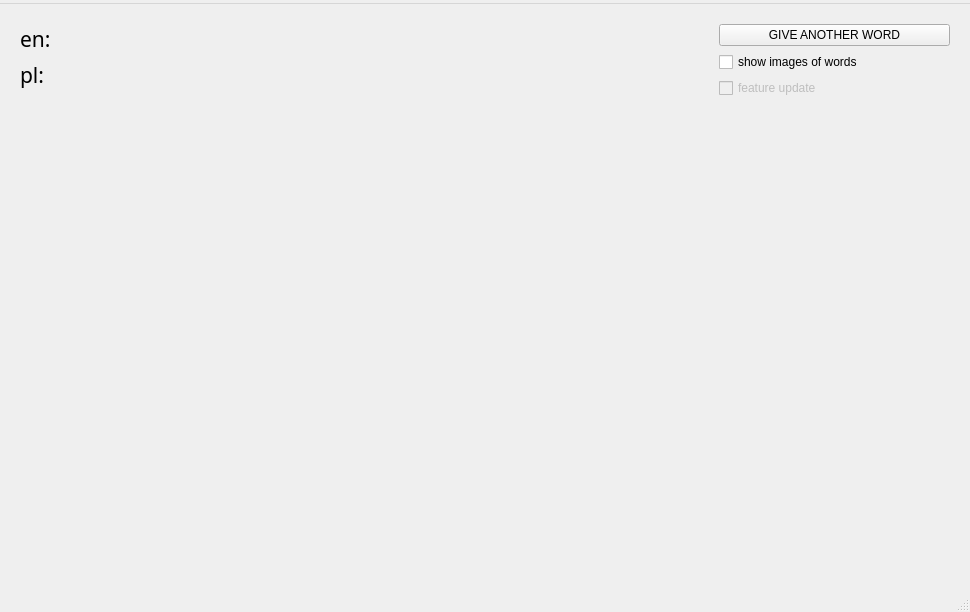
<?xml version="1.0" encoding="UTF-8"?>
<ui version="4.0">
 <class>ENlearning</class>
 <widget class="QMainWindow" name="ENlearning">
  <property name="geometry">
   <rect>
    <x>0</x>
    <y>0</y>
    <width>970</width>
    <height>612</height>
   </rect>
  </property>
  <property name="windowTitle">
   <string>MainWindow</string>
  </property>
  <widget class="QWidget" name="centralwidget">
   <layout class="QHBoxLayout" name="horizontalLayout" stretch="3,1">
    <property name="leftMargin">
     <number>20</number>
    </property>
    <property name="topMargin">
     <number>20</number>
    </property>
    <property name="rightMargin">
     <number>20</number>
    </property>
    <property name="bottomMargin">
     <number>20</number>
    </property>
    <item>
     <layout class="QVBoxLayout" name="verticalLayout" stretch="0,0,100">
      <property name="sizeConstraint">
       <enum>QLayout::SetDefaultConstraint</enum>
      </property>
      <item>
       <layout class="QHBoxLayout" name="horizontalLayout_2">
        <property name="spacing">
         <number>6</number>
        </property>
        <property name="sizeConstraint">
         <enum>QLayout::SetDefaultConstraint</enum>
        </property>
        <property name="bottomMargin">
         <number>0</number>
        </property>
        <item>
         <widget class="QLabel" name="label_en">
          <property name="enabled">
           <bool>true</bool>
          </property>
          <property name="sizePolicy">
           <sizepolicy hsizetype="Maximum" vsizetype="Preferred">
            <horstretch>0</horstretch>
            <verstretch>0</verstretch>
           </sizepolicy>
          </property>
          <property name="font">
           <font>
            <family>Segoe MDL2 Assets</family>
            <pointsize>16</pointsize>
           </font>
          </property>
          <property name="text">
           <string>en:</string>
          </property>
         </widget>
        </item>
        <item>
         <widget class="QLabel" name="label_en_trans">
          <property name="enabled">
           <bool>true</bool>
          </property>
          <property name="sizePolicy">
           <sizepolicy hsizetype="Preferred" vsizetype="Preferred">
            <horstretch>0</horstretch>
            <verstretch>0</verstretch>
           </sizepolicy>
          </property>
          <property name="font">
           <font>
            <family>Segoe MDL2 Assets</family>
            <pointsize>16</pointsize>
           </font>
          </property>
          <property name="autoFillBackground">
           <bool>false</bool>
          </property>
          <property name="text">
           <string/>
          </property>
          <property name="scaledContents">
           <bool>false</bool>
          </property>
          <property name="wordWrap">
           <bool>true</bool>
          </property>
         </widget>
        </item>
       </layout>
      </item>
      <item>
       <layout class="QHBoxLayout" name="horizontalLayout_4">
        <item>
         <widget class="QLabel" name="label_pl">
          <property name="sizePolicy">
           <sizepolicy hsizetype="Maximum" vsizetype="Preferred">
            <horstretch>0</horstretch>
            <verstretch>0</verstretch>
           </sizepolicy>
          </property>
          <property name="font">
           <font>
            <family>Segoe MDL2 Assets</family>
            <pointsize>16</pointsize>
           </font>
          </property>
          <property name="text">
           <string>pl:</string>
          </property>
         </widget>
        </item>
        <item>
         <widget class="QLabel" name="label_pl_trans">
          <property name="enabled">
           <bool>true</bool>
          </property>
          <property name="font">
           <font>
            <family>Segoe MDL2 Assets</family>
            <pointsize>16</pointsize>
           </font>
          </property>
          <property name="autoFillBackground">
           <bool>false</bool>
          </property>
          <property name="text">
           <string/>
          </property>
          <property name="scaledContents">
           <bool>false</bool>
          </property>
          <property name="wordWrap">
           <bool>true</bool>
          </property>
         </widget>
        </item>
       </layout>
      </item>
      <item>
       <layout class="QVBoxLayout" name="verticalLayout_3">
        <item>
         <widget class="QLabel" name="photo">
          <property name="enabled">
           <bool>true</bool>
          </property>
          <property name="sizePolicy">
           <sizepolicy hsizetype="Preferred" vsizetype="Preferred">
            <horstretch>0</horstretch>
            <verstretch>0</verstretch>
           </sizepolicy>
          </property>
          <property name="text">
           <string/>
          </property>
          <property name="scaledContents">
           <bool>true</bool>
          </property>
         </widget>
        </item>
       </layout>
      </item>
     </layout>
    </item>
    <item>
     <layout class="QVBoxLayout" name="verticalLayout_2" stretch="1,0,0">
      <property name="sizeConstraint">
       <enum>QLayout::SetFixedSize</enum>
      </property>
      <item>
       <widget class="QPushButton" name="pushButton">
        <property name="sizePolicy">
         <sizepolicy hsizetype="Minimum" vsizetype="Maximum">
          <horstretch>0</horstretch>
          <verstretch>0</verstretch>
         </sizepolicy>
        </property>
        <property name="layoutDirection">
         <enum>Qt::LeftToRight</enum>
        </property>
        <property name="text">
         <string>GIVE ANOTHER WORD</string>
        </property>
       </widget>
      </item>
      <item>
       <layout class="QVBoxLayout" name="verticalLayout_4">
        <item>
         <widget class="QCheckBox" name="checkBox_show_images">
          <property name="text">
           <string>show images of words</string>
          </property>
         </widget>
        </item>
        <item>
         <widget class="QCheckBox" name="checkBox">
          <property name="enabled">
           <bool>false</bool>
          </property>
          <property name="text">
           <string>feature update</string>
          </property>
         </widget>
        </item>
       </layout>
      </item>
      <item>
       <spacer name="verticalSpacer">
        <property name="orientation">
         <enum>Qt::Vertical</enum>
        </property>
        <property name="sizeHint" stdset="0">
         <size>
          <width>20</width>
          <height>40</height>
         </size>
        </property>
       </spacer>
      </item>
     </layout>
    </item>
   </layout>
  </widget>
  <widget class="QMenuBar" name="menubar">
   <property name="geometry">
    <rect>
     <x>0</x>
     <y>0</y>
     <width>970</width>
     <height>21</height>
    </rect>
   </property>
   <widget class="QMenu" name="menuApp_to_learn_english">
    <property name="title">
     <string/>
    </property>
   </widget>
   <addaction name="menuApp_to_learn_english"/>
  </widget>
  <widget class="QStatusBar" name="statusbar"/>
 </widget>
 <resources>
  <include location="test.qrc"/>
 </resources>
 <connections/>
</ui>
